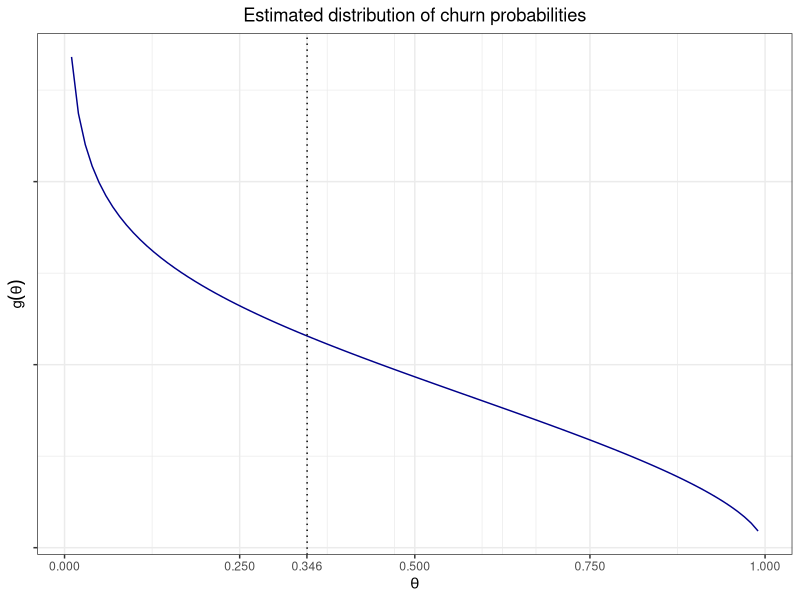
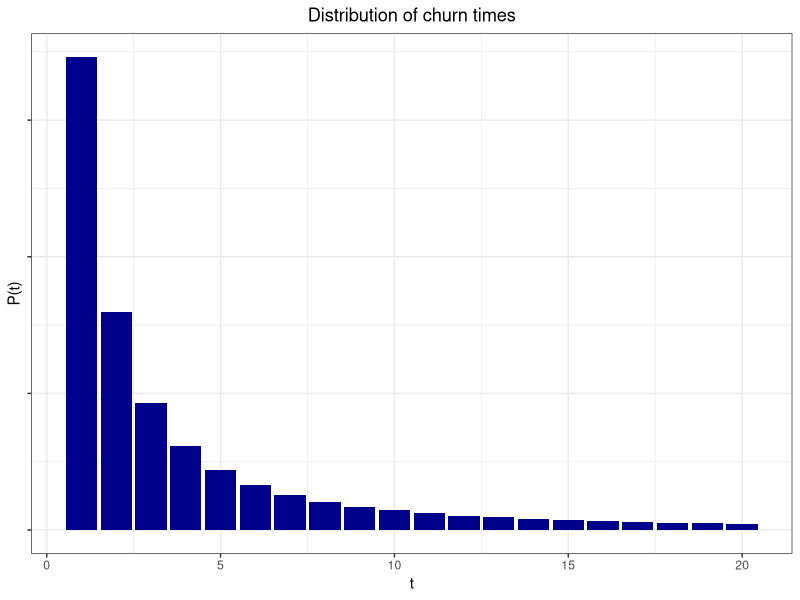
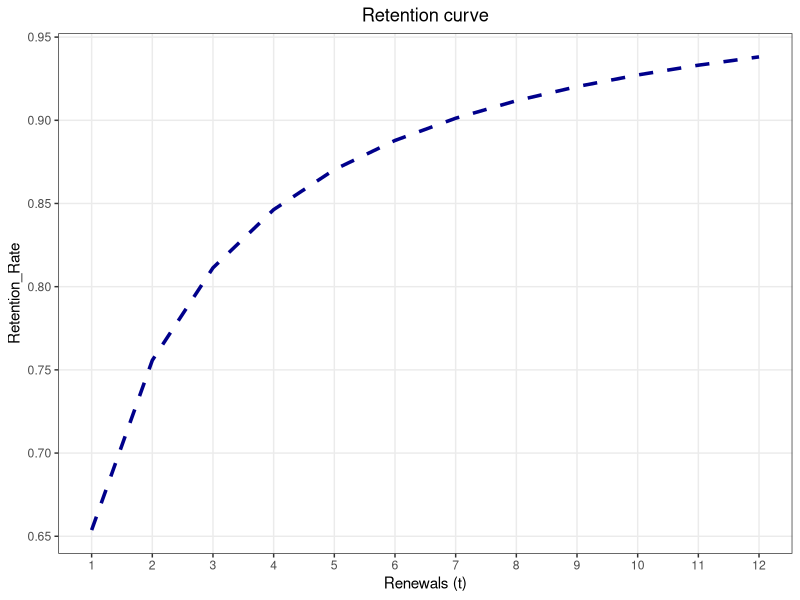

The R source for these figures, in order:
## ---- chunk 1
#### Load necessary packages. 
library(data.table)
library(ggplot2)
library(dplyr)
library(tidyr)
library(knitr)
## ---- chunk 2
# read file
getfit <- fread("getfit.txt", colClasses = c("cust"="factor"))
head(getfit, 10)
## ---- chunk 3
for (i in 1:nrow(getfit)) {
  if (is.na(getfit$last[i])) {
    getfit$dur[i] <- 8 - getfit$first[i] + 1
    getfit$sur[i] <- 1
  } else {
    getfit$dur[i] <- getfit$last[i] - getfit$first[i] + 1
    getfit$sur[i] <- 0
  }
}

head(getfit, 5)
## ---- chunk 4
# define log_P and log_S
log_P <- function(t, a, b) {
  lbeta(a+1, b+t-1) - lbeta(a, b)
}
log_S <- function(t, a, b) {
  lbeta(a, b+t) - lbeta(a, b)
}

# define the log likelihood
LL_BG <- function(pars, t, s) {
  a <- exp(pars[1])
  b <- exp(pars[2])
  LL_ind <- (1-s)*log_P(t, a, b) + s*log_S(t, a, b)
  return(-sum(LL_ind))
}
## ---- chunk 5
# Estimating the BG model  
start <- c(0,0)
opt_BG <- optim(start,fn=LL_BG, t=getfit$dur, s=getfit$sur)
a <- exp(opt_BG[["par"]][1]) 
b <- exp(opt_BG[["par"]][2]) 
LL <- -opt_BG[["value"]]

c(a,b)
LL_BG(log(c(a,b)), t=getfit$dur, s=getfit$sur)
## ---- chunk 6
#Estimated distribution of churn probabilities
plot1 <- ggplot(tibble(theta=c(.01,.99)), aes(x=theta)) %>% 
  + stat_function(fun=dbeta, args=list(shape1=a,shape2=b), geom="line", color='darkblue') %>% 
  + scale_x_continuous(expression(theta), breaks=round(c((0:4)/4,a/(a+b)),3)) %>% 
  + scale_y_continuous(expression(g(theta))) %>%
  + geom_vline(xintercept=a/(a+b),linetype=3) %>% 
  + labs(title = "Estimated distribution of churn probabilities") %>%
  + theme_bw() %>% 
  + theme(axis.text.y=element_blank(), plot.title = element_text(hjust = 0.5))
print(plot1)
## ---- chunk 7
tmp <- tibble(t=seq(1,50),
  BG=beta(a+1,b+t-1)/beta(a,b)) %>%
  gather(model,`P(t)`,BG)

PBG1 <- filter(tmp,model=="BG" & t<=20) %>%
  ggplot(aes(x=t,y=`P(t)`)) %>%
+ geom_bar(stat="identity",fill='darkblue') %>%
+ labs(title = "Distribution of churn times") %>%
+ theme_bw() %>%
+ theme(axis.text.y=element_blank(), plot.title = element_text(hjust = 0.5))
PBG1
## ---- chunk 8
beta(a+1,b+1-1)/beta(a,b)
## ---- chunk 9
beta(a+1,b+2-1)/beta(a,b) 
## ---- chunk 10
beta(a,b+8)/beta(a,b)
## ---- chunk 11
month <- c(9, 10, 11, 12, 1, 2, 3, 4, 5, 6)
N0 = 800
t <- 1:length(month)
d1 <- tibble(Month = month.abb[month],
             Num_active_customer = N0*exp(lbeta(a,b+t-1)-lbeta(a,b)))

d1 %>% kable(digits=c(1,1,1), booktabs = TRUE, align=rep("c",3), 
             caption = "Forecasting customer survival")
## ---- chunk 12
rt <- tibble(t=1:12,Retention_Rate=(b+t-1)/(a+b+t-1))

rt_plot <- ggplot(rt, aes(x=t, y=Retention_Rate)) %>%
  + geom_line(size=1.2, linetype = "dashed", color="darkblue") %>%
  + scale_y_continuous() %>%
  + labs(title = "Retention curve") %>%
  + theme_bw() %>%
  + theme(panel.grid.minor=element_blank(), plot.title = element_text(hjust = 0.5))
rt_plot%>%
  + scale_x_continuous("Renewals (t)", limits=c(1,12),
                       breaks=1:12)
